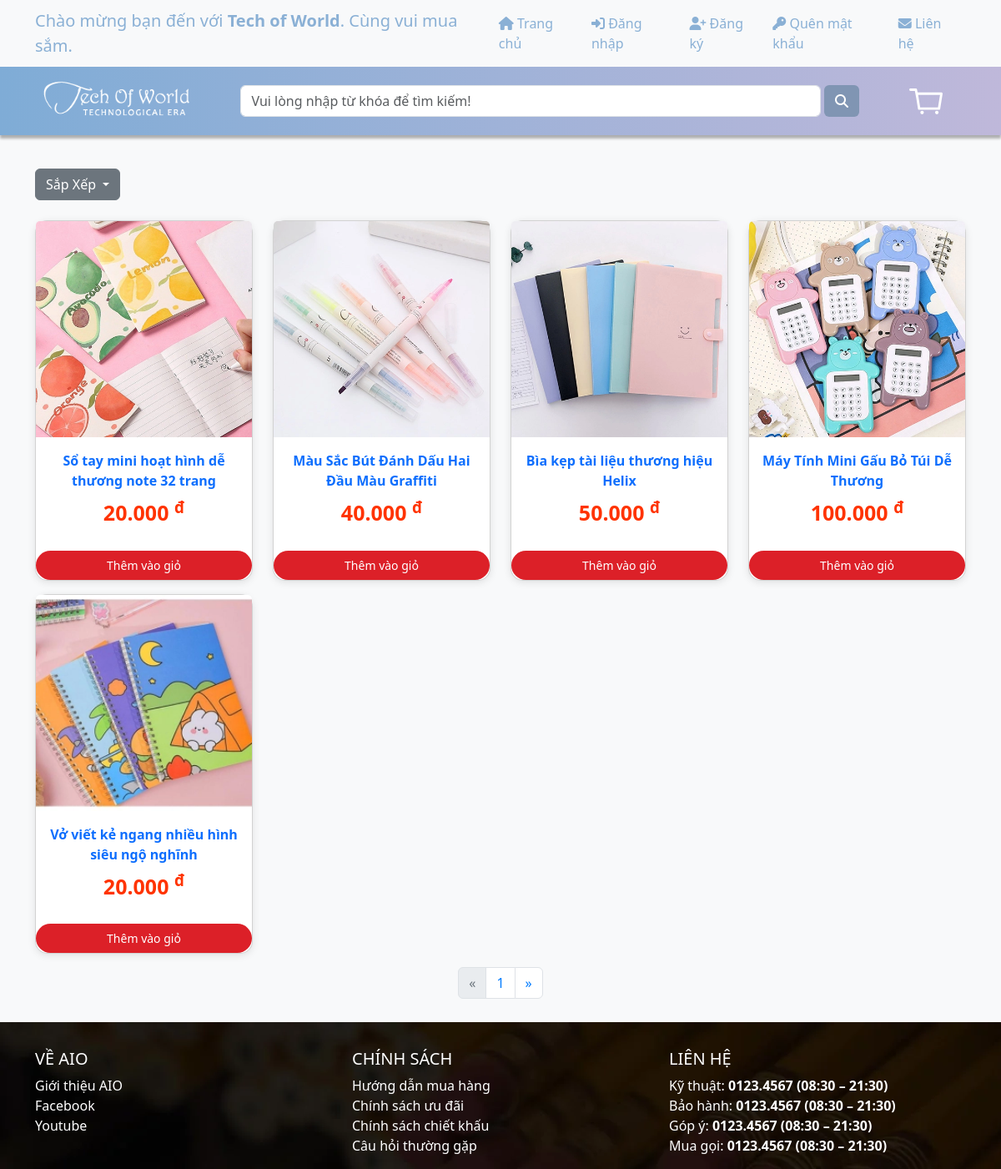
Page /Website/ListSearch.php (upper part) on the earlier database version.
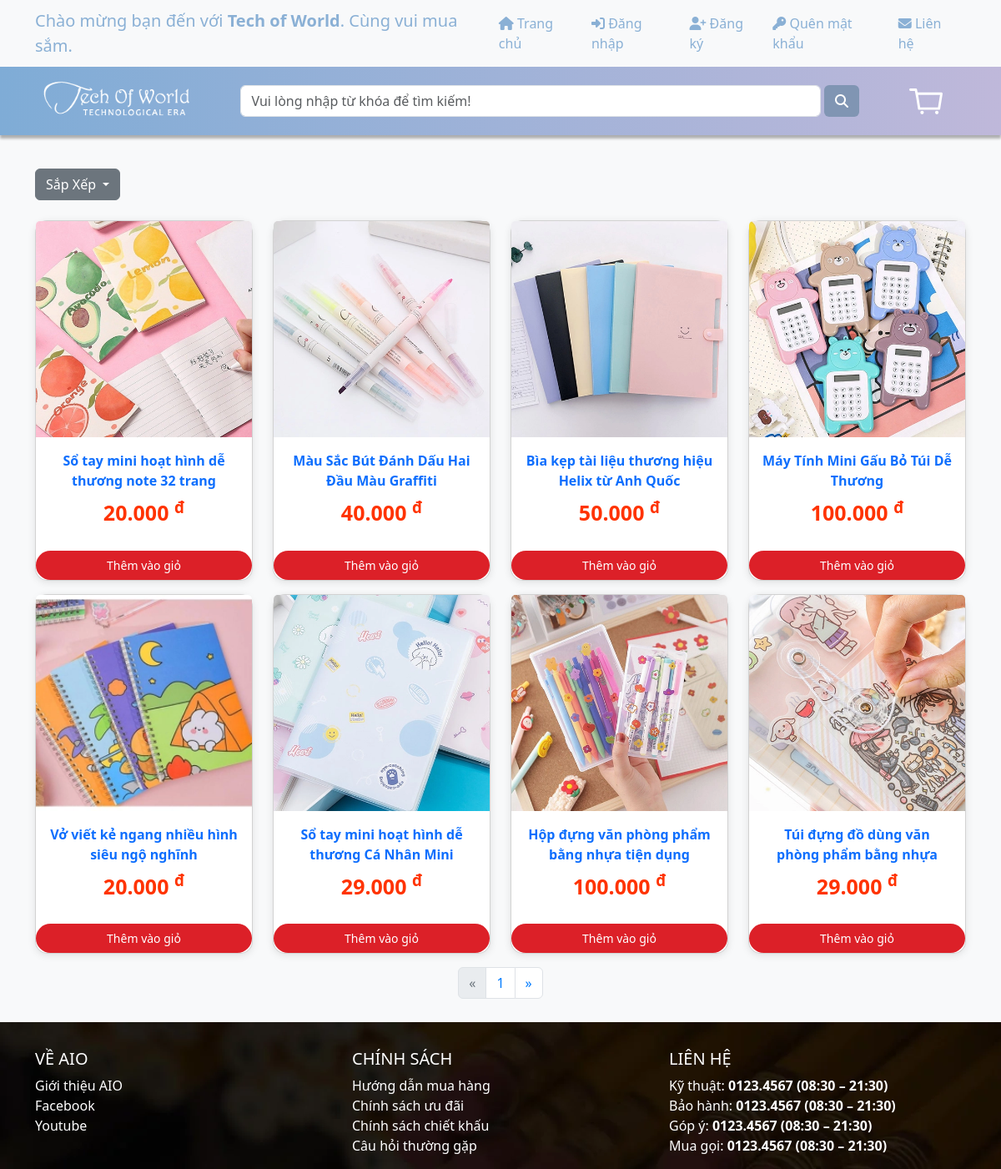
Same page on the later database version.
### tables this page shows
CREATE TABLE `sanpham` (
  `sp_ma` int(11) NOT NULL,
  `loaisp_ten` varchar(100) NOT NULL,
  `sp_ten` varchar(250) NOT NULL,
  `sp_gia` varchar(250) NOT NULL,
  `sp_mota` varchar(300) DEFAULT NULL,
  `sp_motachitiet` varchar(300) NOT NULL,
  `sp_img` varchar(50) NOT NULL,
  `sp_soluong` int(250) NOT NULL DEFAULT 1,
  `loaisanpham` varchar(50) NOT NULL
);

### sources/linkFIle.php (called while the page is built, shortened)
<?php
$linkImgSp = '../Assets/img/SanPham/';
?>

### sources/FE/search.php (the view, shortened to what this page needs)
<!DOCTYPE html>
<html lang="en">
<head>
    <link href="https://cdn.jsdelivr.net/npm/bootstrap@5.3.1/dist/css/bootstrap.min.css" rel="stylesheet">
    <link rel="stylesheet" href="https://cdnjs.cloudflare.com/ajax/libs/font-awesome/6.4.2/css/all.min.css">
</head>
<body>
<?php
$search = strtolower(trim($_GET['search']));
$arrange = isset($_GET['arrange']) ? $_GET['arrange'] : "";
$query = "SELECT * FROM sanpham WHERE LOWER(sp_ten) LIKE ? OR LOWER(loaisp_ten) LIKE ?";
$stmt = $connect->prepare($query);
$searchParam = "%" . $search . "%";
$stmt->bind_param("ss", $searchParam, $searchParam);
$stmt->execute();
$result = $stmt->get_result();
$duongdanimg = $linkImgSp;
$dataArray = $result->fetch_all(MYSQLI_ASSOC);
?>
<div class="container mt-4">
    <div class="dropdown py-3">
        <a class="btn btn-secondary dropdown-toggle" role="button" data-bs-toggle="dropdown" aria-expanded="false">
            Sắp Xếp
        </a>
    </div>
</div>
<div class="container text-center">
    <div class="row">
    <?php foreach ($dataArray as $data): ?>
    <div class="col-lg-3 col-md-4 col-sm-6 py-2">
        <div class="card">
            <a href="./product.php?sp_ma=<?= htmlspecialchars($data['sp_ma']) ?>">
                <img src="<?= htmlspecialchars($duongdanimg . $data['sp_img']) ?>" class="card-img-top" alt="<?= htmlspecialchars($data['sp_ten']) ?>">
                <div class="card-body">
                    <p class="card-title"><strong><?= htmlspecialchars($data['sp_ten']) ?></strong></p>
                    <p class="card-text"><strong style="color:#f30; font-size:25px"><?= number_format($data['sp_gia'], 0, '.', '.') ?> <sup>đ</sup></strong></p>
                </div>
            </a>
            <div class="action-cart group-buttons d-flex align-items-center justify-content-center">
                <button class="cart-button btn-buy add_to_cart" title="Thêm vào giỏ">
                    <a id="buy" href="./product.php?sp_ma=<?= htmlspecialchars($data['sp_ma']) ?>">Thêm vào giỏ</a>
                </button>
            </div>
        </div>
    </div>
    <?php endforeach; ?>
    </div>
</div>
<div>
    <?php
    $sql = "SELECT COUNT(*) as total FROM sanpham";
    $result = $connect->query($sql);
    $total = $result->fetch_assoc()['total'] ?? 0;
    $pagination = ceil($total / 20);
    ?>
    <nav aria-label="Page navigation">
        <ul class="pagination py-2 justify-content-center">
            <li class="page-item <?= $page <= 1 ? 'disabled' : '' ?>">
                <a class="page-link" href="?search=<?= urlencode($search) ?>&page=<?= max(1, $page - 1) ?><?= $arrange ? '&arrange=' . $arrange : '' ?>" aria-label="Previous">
                    <span aria-hidden="true">&laquo;</span>
                </a>
            </li>
            <?php for ($i = 1; $i <= $pagination; $i++): ?>
                <li class="page-item <?= $i == $page ? 'active' : '' ?>">
                    <a class="page-link" href="?search=<?= urlencode($search) ?>&page=<?= $i ?><?= $arrange ? '&arrange=' . $arrange : '' ?>"><?= $i ?></a>
                </li>
            <?php endfor; ?>
            <li class="page-item <?= $page >= $pagination ? 'disabled' : '' ?>">
                <a class="page-link" href="?search=<?= urlencode($search) ?>&page=<?= min($pagination, $page + 1) ?><?= $arrange ? '&arrange=' . $arrange : '' ?>" aria-label="Next">
                    <span aria-hidden="true">&raquo;</span>
                </a>
            </li>
        </ul>
    </nav>
</div>
</body>
</html>

Differences in the rows shown:
changed sanpham: sp_ten "Bìa kẹp tài liệu thương hiệu Helix" → "Bìa kẹp tài liệu thương hiệu Helix từ Anh Quốc"
added sanpham: sp_img (picture), sp_ten "Sổ tay mini hoạt hình dễ thương Cá Nhân Mini", sp_gia "29.000"
added sanpham: sp_img (picture), sp_ten "Hộp đựng văn phòng phẩm bằng nhựa tiện dụng", sp_gia "100.000"
added sanpham: sp_img (picture), sp_ten "Túi đựng đồ dùng văn phòng phẩm bằng nhựa", sp_gia "29.000"
